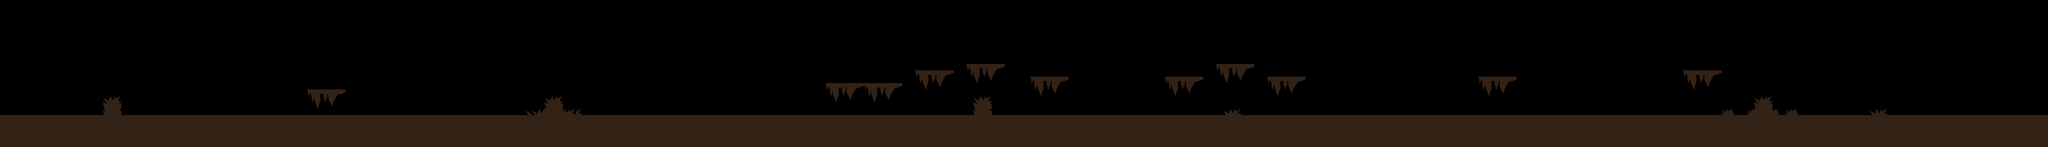

A 2D game scene composited from a Tiled map and its tileset images. What follows is a short description and the map's XML, with each tile layer's data collapsed to a summary:
An orthogonal 320x23 tile map with 32x32 px tiles, 1 tile layer (Tile Layer 1), 3 tilesets.

<map version="1.2" tiledversion="1.2.2" orientation="orthogonal" renderorder="right-down" width="320" height="23" tilewidth="32" tileheight="32" infinite="0" nextlayerid="2" nextobjectid="1">
 <tileset firstgid="1" name="Big" tilewidth="32" tileheight="32" tilecount="9" columns="3">
  <image source="Big.png" width="99" height="98" />
 </tileset>
 <tileset firstgid="10" name="JumpBase" tilewidth="32" tileheight="32" tilecount="18" columns="6">
  <image source="JumpBase.png" width="192" height="99" />
 </tileset>
 <tileset firstgid="28" name="Small" tilewidth="32" tileheight="32" tilecount="2" columns="2">
  <image source="Small.png" width="66" height="63" />
 </tileset>
 <layer id="1" name="Tile Layer 1" width="320" height="23">
  <data>[7360 cells, 1852 non-empty, 29 distinct tile ids]</data>
 </layer>
</map>
